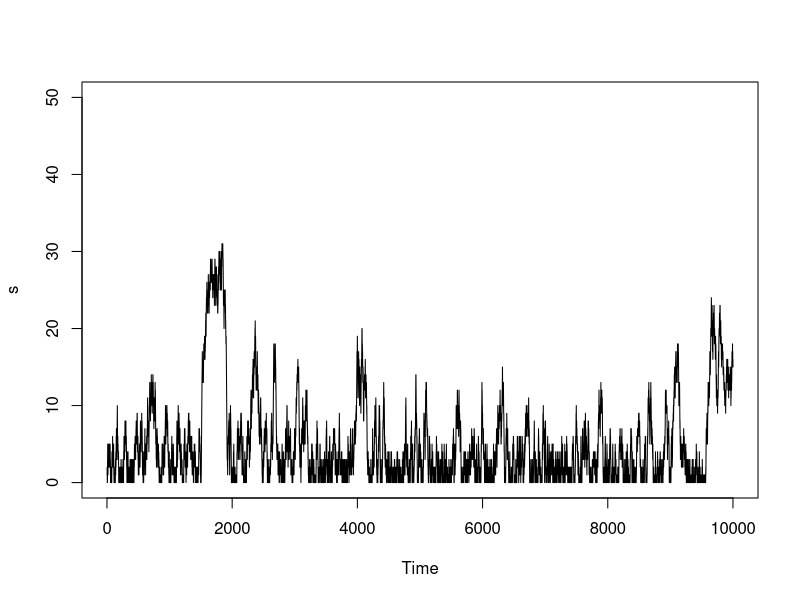
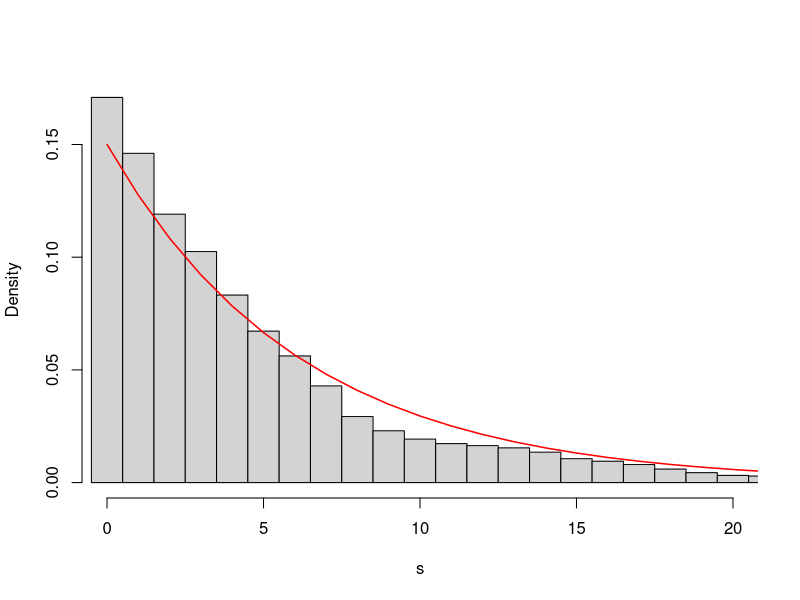
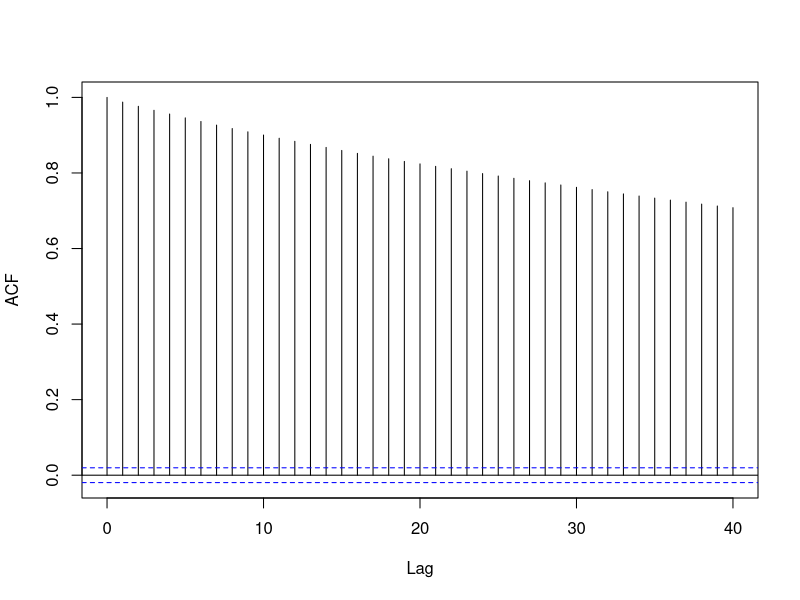
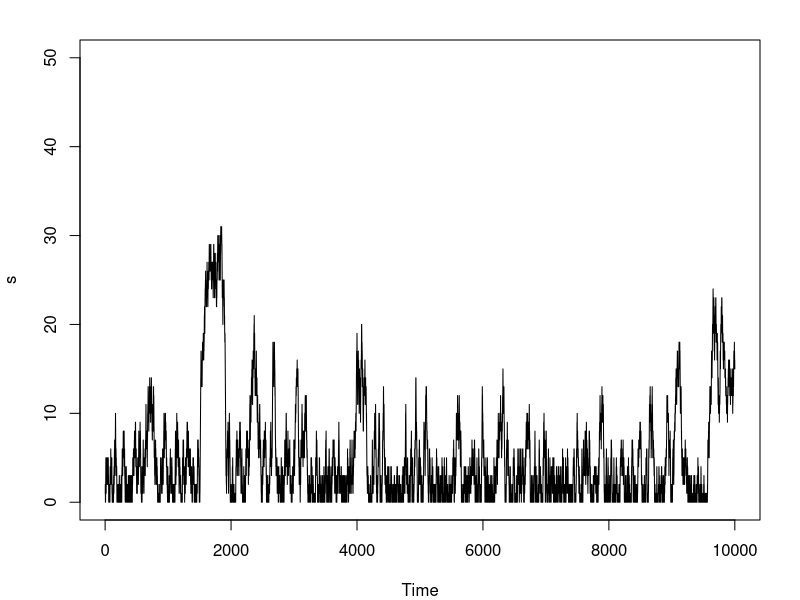
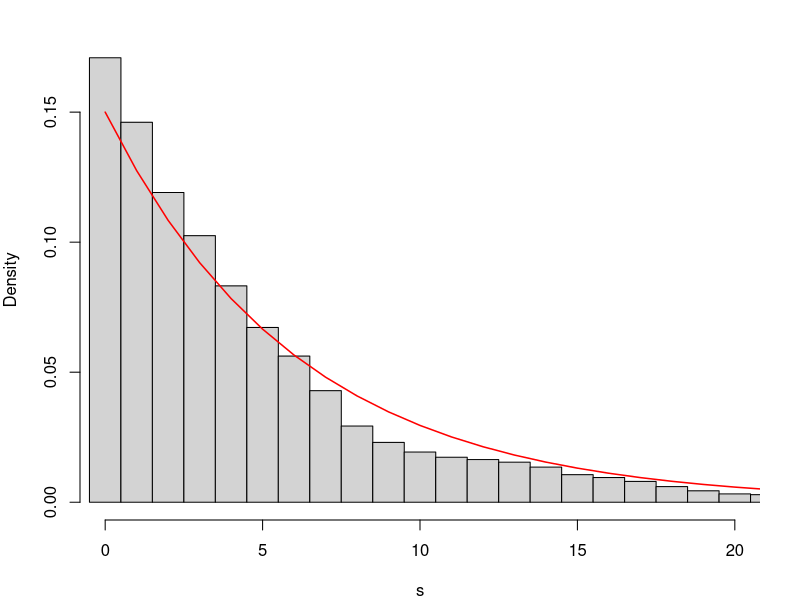

These charts were generated, in order, by the following R code: (Note: this script raises an error after producing the figures.)
### Basic MCMC example 
#s={0,1,2,3,4,...}
#pi(s)=z^s(1-z)   Stationary distribution (Target distribution)
#p(s,s+1)=1/2
#p(s,s-1)=1/2

set.seed(6)

z <- 0.85

N<-10000      #iterations of MCMC 10000
s0<-1          #initial state (starting point)

out<-numeric(N)
out[1]<-s0
for (t in 2:N){
  s<-out[t-1]
  if (s>0){
    b<-sample(c(1,-1),size=1)
  }else{
    b<-sample(c(0,1),size=1)
  }
  sp<-s+b
  alpha <- z^b
  u<-runif(1,0,1)
  if (u<=alpha){
    out[t] <- sp
  }else{
    out[t] <- s
  }
}
plot.ts(out,ylab="s",ylim=c(0,50))

hist(out,xlab = "s",main = " ",probability=TRUE,breaks=seq(-0.5,60.5,by=1),xlim=c(0,20))#target distribution
e <- numeric(101)
for (i in 0:100) {
  e[i+1] <- z^i*(1-z)
}
lines(0:100, e,col="red",lwd=1.5)

acf(out,main=" ")


pdf("MetropolisExampleTS.pdf",width = 5,height= 3.5)
par(mar = c(4, 4, 2, 2),xaxs= "r",yaxs  = "r",cex.axis = 1,cex.lab  = 1)
plot.ts(out,ylab="s",ylim=c(0,50))
dev.off()

pdf("MetropolisExampleHistogram.pdf",width = 5,height= 3.5)
par(mar = c(4, 4, 2, 2),xaxs= "r",yaxs  = "r",cex.axis = 1,cex.lab  = 1)
hist(out,xlab = "s",main = " ",probability=TRUE,breaks=seq(-0.5,60.5,by=1),xlim=c(0,20))#target distribution
lines(0:100, e,col="red",lwd=1.5)
dev.off()


pdf("MetropolisExampleACF.pdf",width = 5,height= 3.5)
par(mar = c(4, 4, 2, 2),xaxs= "r",yaxs  = "r",cex.axis = 1,cex.lab  = 1)
acf(out2,main=" ")
dev.off()


### to check the result
(mean.out<-mean(out2) )
(var.out<-var(out2) )
(mean.geo<-z/(1-z) )
(var.geo<-z/((1-z)^2) )





